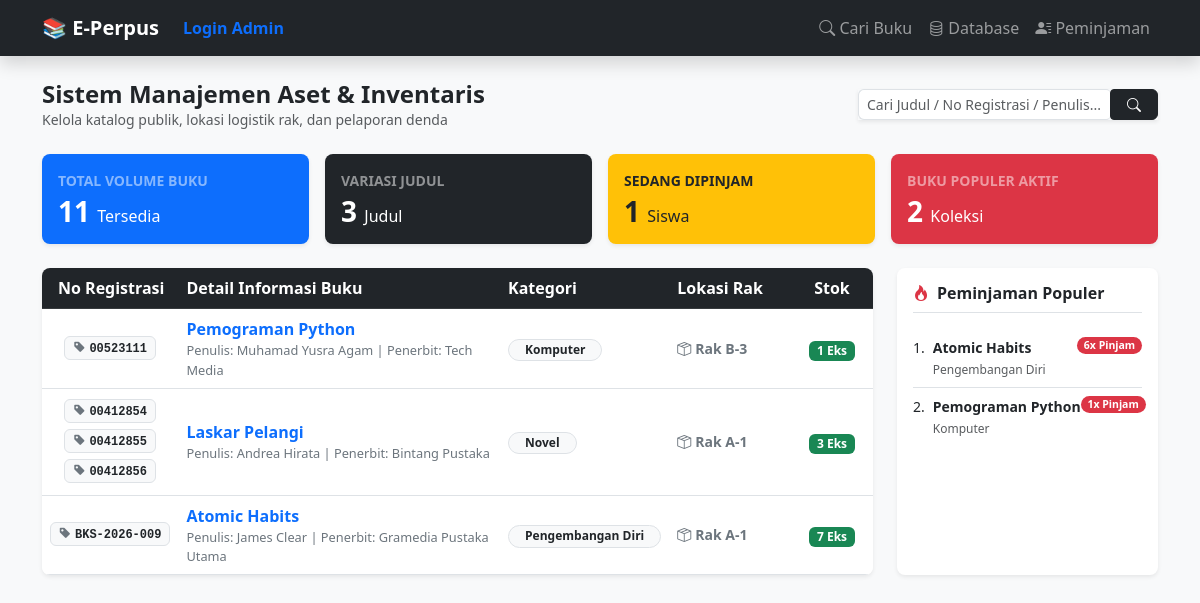
The app's page /koleksi, older data.
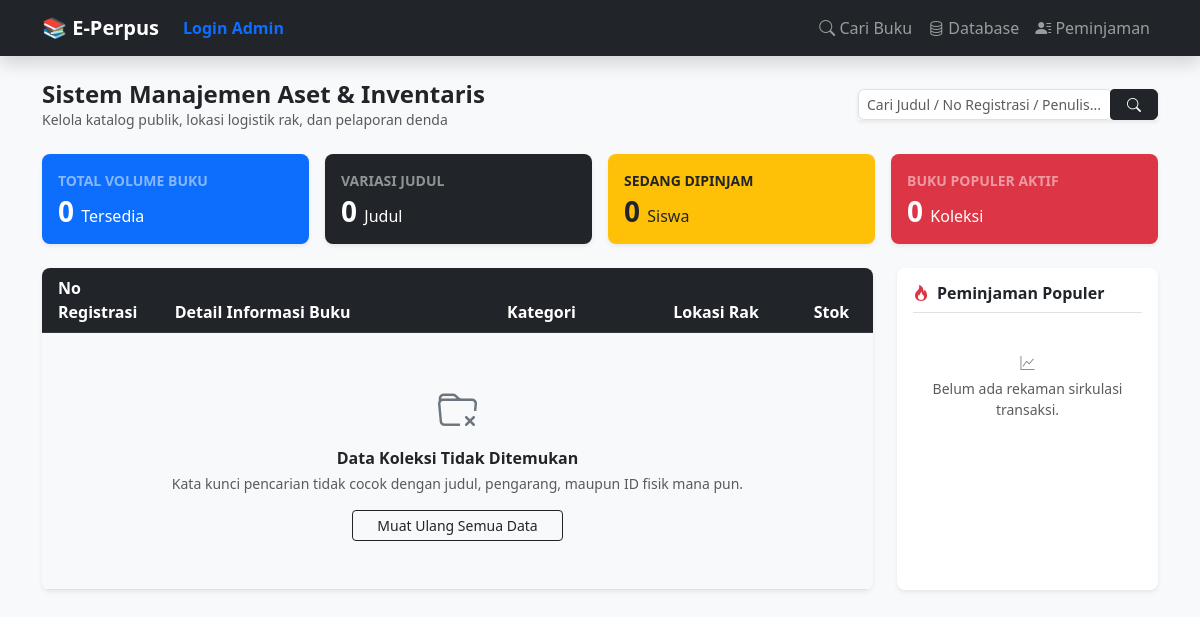
The same page, newer data.
### tables this page shows
CREATE TABLE buku (
            id INTEGER PRIMARY KEY AUTOINCREMENT,
            -- Data Katalog (Publik)
            judul TEXT NOT NULL,
            sub_judul TEXT,
            penulis TEXT,
            penerbit TEXT,
            tahun_terbit TEXT,
            isbn TEXT,
            kategori TEXT,
            sinopsis TEXT,
            cover_img TEXT,
            -- Data Inventaris (Internal Pustakawan)
            id_buku_fisik TEXT UNIQUE, -- No Registrasi
            lokasi_rak TEXT,
            sumber_perolehan TEXT,     -- Pembelian / Hadiah / Sumbangan
            tanggal_masuk TEXT,
            kondisi_buku TEXT DEFAULT 'Baik', -- Baik / Rusak / Hilang
            harga_buku INTEGER DEFAULT 0,     -- Untuk Pelaporan Aset & Denda Opsi A
            stok INTEGER DEFAULT 1
        );

### app.py (the view)
@app.route('/koleksi')
def koleksi_lengkap():
    conn = get_db_connection()
    query = request.args.get('query', '').strip()
    if query:
        buku = conn.execute('''
            SELECT * FROM buku
            WHERE judul LIKE ? OR penulis LIKE ? OR id_buku_fisik LIKE ?
            ORDER BY id DESC
        ''', (f'%{query}%', f'%{query}%', f'%{query}%')).fetchall()
    else:
        buku = conn.execute('SELECT * FROM buku ORDER BY id DESC').fetchall()
    total_buku = conn.execute('SELECT SUM(stok) FROM buku').fetchone()[0] or 0
    total_judul = conn.execute('SELECT COUNT(*) FROM buku').fetchone()[0] or 0
    total_dipinjam = conn.execute('SELECT COUNT(*) FROM peminjaman WHERE status = "Dipinjam"').fetchone()[0] or 0
    buku_populer = conn.execute('''
        SELECT b.judul, b.kategori, COUNT(p.id) as total_dipinjam
        FROM buku b
        JOIN peminjaman p ON b.id = p.id_buku
        GROUP BY b.id
        ORDER BY total_dipinjam DESC
        LIMIT 5
    ''').fetchall()
    conn.close()
    return render_template('koleksi.html',
                           buku=buku,
                           query=query,
                           total_buku=total_buku,
                           total_judul=total_judul,
                           total_dipinjam=total_dipinjam,
                           buku_populer=buku_populer)

### app.py (called while the page is built)
def get_db_connection():
    base_dir = os.path.dirname(os.path.abspath(__file__))
    db_path = os.path.join(base_dir, 'perpustakaan.db')
    conn = sqlite3.connect(db_path)
    conn.row_factory = sqlite3.Row
    return conn

### templates/koleksi.html (shortened to what this page needs)
{% extends 'layout.html' %}
{% block content %}
<div class="d-flex justify-content-between align-items-center mb-4 mt-2">
    <div>
        <h4 class="fw-bold mb-0 text-dark">Sistem Manajemen Aset & Inventaris</h4>
        <p class="text-muted small mb-0">Kelola katalog publik, lokasi logistik rak, dan pelaporan denda</p>
    </div>
    <div class="d-flex gap-2">
        <form action="/koleksi" method="GET" class="d-flex shadow-sm" style="width: 300px;">
            <input type="text" name="query" class="form-control form-control-sm border-end-0 rounded-start"
                   placeholder="Cari Judul / No Registrasi / Penulis..." value="{{ query or '' }}">
            <button type="submit" class="btn btn-sm btn-dark rounded-end px-3">
                <i class="bi bi-search"></i>
            </button>
        </form>
    </div>
</div>
<div class="row g-3 mb-4">
    <div class="col-md-3">
        <div class="card border-0 shadow-sm bg-primary text-white p-3 rounded-3">
            <small class="text-white-50 fw-bold text-uppercase">Total Volume Buku</small>
            <h3 class="fw-bold mb-0 mt-1">{{ total_buku }} <span class="fs-6 fw-normal">Tersedia</span></h3>
        </div>
    </div>
    <div class="col-md-3">
        <div class="card border-0 shadow-sm bg-dark text-white p-3 rounded-3">
            <small class="text-white-50 fw-bold text-uppercase">Variasi Judul</small>
            <h3 class="fw-bold mb-0 mt-1">{{ total_judul }} <span class="fs-6 fw-normal">Judul</span></h3>
        </div>
    </div>
    <div class="col-md-3">
        <div class="card border-0 shadow-sm bg-warning text-dark p-3 rounded-3">
            <small class="text-dark-50 fw-bold text-uppercase">Sedang Dipinjam</small>
            <h3 class="fw-bold mb-0 mt-1">{{ total_dipinjam }} <span class="fs-6 fw-normal">Siswa</span></h3>
        </div>
    </div>
    <div class="col-md-3">
        <div class="card border-0 shadow-sm bg-danger text-white p-3 rounded-3">
            <small class="text-white-50 fw-bold text-uppercase">Buku Populer Aktif</small>
            <h3 class="fw-bold mb-0 mt-1">{{ buku_populer|length }} <span class="fs-6 fw-normal">Koleksi</span></h3>
        </div>
    </div>
</div>
<div class="row g-4">
    <div class="col-lg-9">
        <div class="card shadow-sm border-0 rounded-3 overflow-hidden">
            <div class="table-responsive">
                <table class="table table-hover align-middle mb-0">
                    <thead class="table-dark">
                        <tr>
                            <th class="ps-3" style="width: 15%;">No Registrasi</th>
                            <th style="width: 40%;">Detail Informasi Buku</th>
                            <th style="width: 20%;">Kategori</th>
                            <th style="width: 15%;">Lokasi Rak</th>
                            <th class="text-center" style="width: 10%;">Stok</th>
                        </tr>
                    </thead>
                    <tbody>
                        {% if buku %}
                            {% for b in buku %}
                            <tr>
                                <td class="text-center">
                                    {% if b.id_buku_fisik %}
                                        {% set clean_str = b.id_buku_fisik.replace('[','').replace(']','').replace('"','').replace("'",'') %}
                                        {% for reg_num in clean_str.split(',') %}
                                            {% if reg_num.strip() %}
                                                <span class="badge bg-light text-dark border font-monospace small mb-1 shadow-xs d-inline-block px-2 py-1">
                                                    <i class="bi bi-tag-fill text-secondary me-1"></i>{{ reg_num.strip() }}
                                                </span>
                                            {% endif %}
                                        {% endfor %}
                                    {% else %}
                                        <span class="text-muted small">-</span>
                                    {% endif %}
                                </td>
                                <td>
                                    <a href="/buku/{{ b.id }}" class="fw-bold text-primary text-decoration-none d-block mb-0-link">
                                        {{ b.judul }}
                                    </a>
                                    <small class="text-secondary d-block" style="font-size: 0.8rem;">
                                        Penulis: {{ b.penulis }} | Penerbit: {{ b.penerbit or '-' }}
                                    </small>
                                </td>
                                <td><span class="badge bg-light text-dark border px-3 py-1.5 rounded-pill">{{ b.kategori }}</span></td>
                                <td class="small fw-semibold text-secondary"><i class="bi bi-box-seam me-1"></i>{{ b.lokasi_rak or 'Belum Diatur' }}</td>
                                <td class="text-center">
                                    <span class="badge {{ 'bg-success' if b.stok > 0 else 'bg-danger' }} rounded-2 px-2 py-1">
                                        {{ b.stok }} Eks
                                    </span>
                                </td>
                            </tr>
                            {% endfor %}
                        {% else %}
                            <tr>
                                <td colspan="6" class="text-center py-5 bg-light text-muted">
                                    <i class="bi bi-folder-x text-secondary d-block mb-2" style="font-size: 2.5rem;"></i>
                                    <h6 class="fw-bold text-dark mb-1">Data Koleksi Tidak Ditemukan</h6>
                                    <p class="small mb-0">Kata kunci pencarian tidak cocok dengan judul, pengarang, maupun ID fisik mana pun.</p>
                                    <a href="/koleksi" class="btn btn-sm btn-outline-dark mt-3 px-4">Muat Ulang Semua Data</a>
                                </td>
                            </tr>
                        {% endif %}
                    </tbody>
                </table>
            </div>
        </div>
    </div>
    <div class="col-lg-3">
        <div class="card shadow-sm border-0 rounded-3 p-3 bg-white h-100">
            <h6 class="fw-bold text-dark border-bottom pb-2 mb-3"><i class="bi bi-fire text-danger me-2"></i>Peminjaman Populer</h6>
            {% if buku_populer %}
                <ol class="list-group list-group-numbered list-group-flush">
                {% for bp in buku_populer %}
                    <li class="list-group-item d-flex justify-content-between align-items-start px-0 py-2 small">
                        <div class="ms-2 me-auto">
                            <div class="fw-bold text-truncate" style="max-width: 150px;">{{ bp.judul }}</div>
                            <span class="text-muted" style="font-size: 0.75rem;">{{ bp.kategori }}</span>
                        </div>
                        <span class="badge bg-danger rounded-pill">{{ bp.total_dipinjam }}x Pinjam</span>
                    </li>
                {% endfor %}
                </ol>
            {% else %}
                <div class="text-center py-4 text-muted small italic">
                    <i class="bi bi-graph-up d-block mb-1 text-black-50"></i> Belum ada rekaman sirkulasi transaksi.
                </div>
            {% endif %}
        </div>
    </div>
</div>
{% endblock %}

### templates/layout.html (shortened to what this page needs)
<!DOCTYPE html>
<html lang="id">
<head>
    <link href="https://cdn.jsdelivr.net/npm/bootstrap@5.3.0/dist/css/bootstrap.min.css" rel="stylesheet">
    <link rel="stylesheet" href="https://cdn.jsdelivr.net/npm/bootstrap-icons@1.11.1/font/bootstrap-icons.css">
    <link rel="stylesheet" href="https://cdn.jsdelivr.net/npm/@fancyapps/ui@5.0/dist/fancybox/fancybox.css"/>
</head>
<body class="bg-light">
<nav class="navbar navbar-expand-lg navbar-dark bg-dark mb-4 shadow">
    <div class="container">
        <a class="navbar-brand fw-bold" href="/">📚 E-Perpus</a>
        <div class="navbar-nav ms-auto">
            {% if session.get('logged_in') %}
                <a class="nav-link text-danger" href="/logout">Logout</a>
            {% else %}
                <a class="nav-link text-primary fw-bold" href="{{ url_for('login') }}">Login Admin</a>
            {% endif %}
        </div>
        <div class="collapse navbar-collapse" id="navbarNav">
            <div class="navbar-nav ms-auto">
                <a class="nav-link" href="/"><i class="bi bi-search"></i> Cari Buku</a>
                <a class="nav-link" href="/koleksi"><i class="bi bi-database"></i> Database</a>
                <a class="nav-link" href="/peminjaman"><i class="bi bi-person-lines-fill"></i> Peminjaman</a>
            </div>
        </div>
    </div>
</nav>
<div class="container mt-4">
    {% block content %}
    {% endblock %}
</div>
</body>
</html>

Row changes from the older to the newer data that the page shows:
removed buku: id_buku_fisik "[\"00523111\"]" (drawn), strip "00523111", judul "Pemograman Python", penulis "Muhamad Yusra Agam", penerbit "Tech Media", kategori "Komputer", lokasi_rak "Rak B-3", stok "1", total_dipinjam "1"
removed buku: strip "00412854" "00412855" "00412856", judul "Laskar Pelangi", penulis "Andrea Hirata", penerbit "Bintang Pustaka", kategori "Novel", lokasi_rak "Rak A-1", stok "3", shown under "2 Koleksi"
removed buku: strip "BKS-2026-009", judul "Atomic Habits", penulis "James Clear", penerbit "Gramedia Pustaka Utama", kategori "Pengembangan Diri", lokasi_rak "Rak A-1", stok "7", total_dipinjam "6"
Text that changed along with them:
{{ total_buku }}: "11" → "0"
{{ total_judul }}: "3" → "0"
{{ total_dipinjam }}: "1" → "0"
{{ buku_populer|length }}: "2" → "0"
text now shown: "Data Koleksi Tidak Ditemukan Kata kunci pencarian tidak cocok dengan judul, pengarang, maupun ID fisik mana pun. Muat Ulang Semua Data Belum ada rekaman sirkulasi transaksi."
